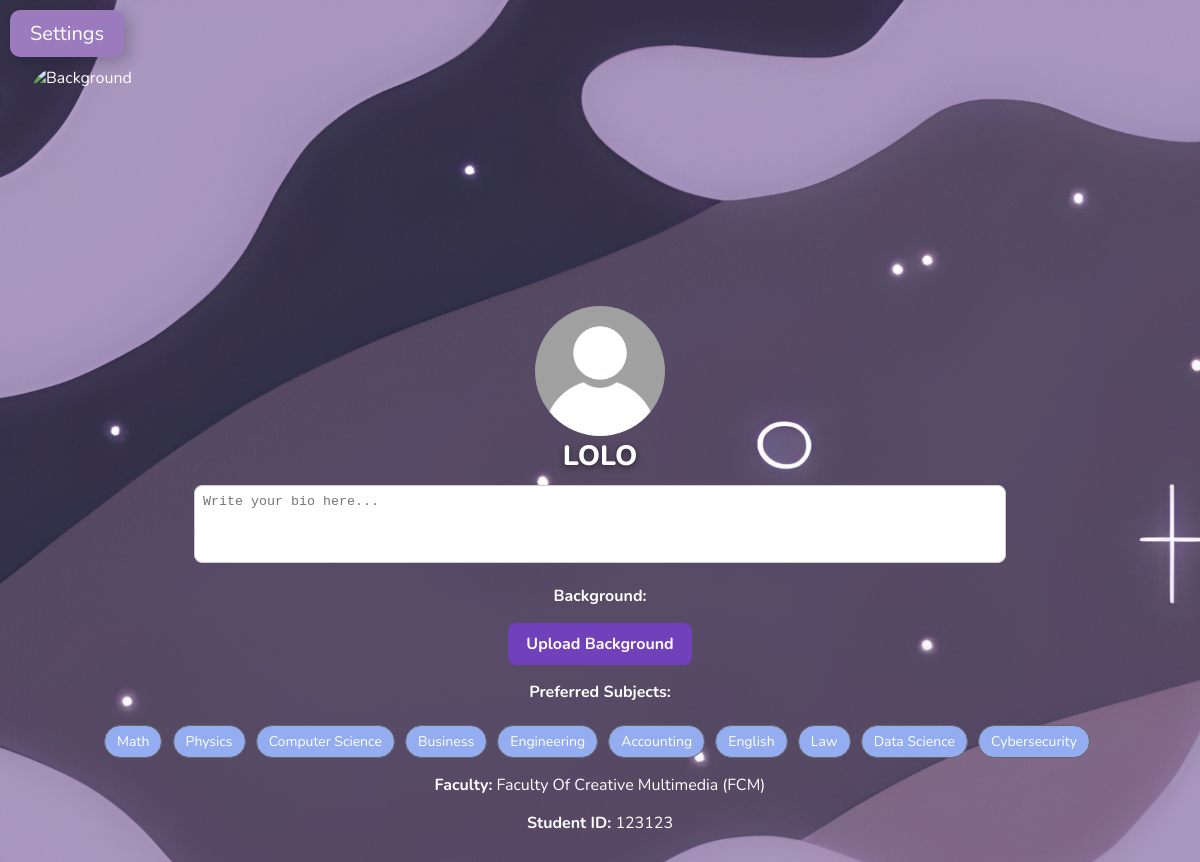
The page /edit_profile/24 (signed in) on the database its author committed.
### app.py (models this page shows)
class User(db.Model):
    id = db.Column(db.Integer, primary_key=True)
    username = db.Column(db.String(100), unique=True, nullable=False)
    password = db.Column(db.String(300), nullable=False)
    faculty = db.Column(db.String(100), nullable=False)
    student_id = db.Column(db.String(100), unique=True, nullable=False)
    user_email = db.Column(db.String(100), unique=True, nullable=False)
    mmu_email = db.Column(db.String(100), unique=True, nullable=True)
    bio = db.Column(db.Text, nullable=True)
    avatar = db.Column(db.String(300), nullable=True)
    background = db.Column(db.String(300), nullable=True)
    preferred_subjects = db.Column(db.String(100), nullable=True)
    verified = db.Column(db.Boolean, default=False)
    status = db.Column(db.String(20), default='active')
    created_at = db.Column(db.DateTime, default=datetime.utcnow)
    admin = db.Column(db.Boolean, default=False)
    mmu_email_updated_at = db.Column(db.DateTime, nullable=True)

### app.py (the view, shortened to what this page needs)
@app.route("/edit_profile/<int:user_id>", methods=["GET", "POST"])
def edit_profile(user_id):
    user = User.query.get(user_id)
    if not user:
        return "User not found", 404
    if "user_id" not in session:
        return redirect(url_for("login"))
    if session["user_id"] != user_id and not session.get("is_admin"):
        abort(403)
    avatar = user.avatar or "img/default_avatar.jpg"
    background = user.background or "default_bg.jpg"
    bio = user.bio or ""
    error = None
    if is_mmu_email(user.mmu_email):
        email_editable = False #false means that email cannot be edited
    else:
        email_editable = True
    return render_template(
        "edit_profile.html",
        user=user,
        avatar=avatar,
        background=background,
        bio=user.bio,
        error=error,
        email_editable=email_editable
    )

### app.py (called while the page is built)
def is_mmu_email(email):
    if not email:
        return False
    return email.endswith("@mmu.edu.my") or email.endswith("@student.mmu.edu.my")

### templates/edit_profile.html (shortened to what this page needs)
<!DOCTYPE html>
<html>
<head>
    <link rel="stylesheet" href="{{ url_for('static', filename='Style.css') }}">
</head>
<body>
    <label for="menu-toggle" class="openbtn">Settings</label>
    <div class="profile-cover">
        <img src="{{ url_for('static', filename=background) }}" alt="Background" class="profile-background">
        <div class="profile-avatar">
            <form method="POST" enctype="multipart/form-data" id="avatar-form">
                <label for="avatar-upload">
                    <img src="{{ url_for('static', filename=avatar) }}" alt="Avatar">
                </label>
            </form>
        </div>
    </div>
    <div class="profile-info">
        <h1>{{ user.username }}</h1>
        <form method="POST" enctype="multipart/form-data">
            <textarea name="bio" rows="4" placeholder="Write your bio here...">{{ bio or '' }}</textarea>
            <p><strong>Background:</strong></p>
            <label for="background-upload" class="custom-file-upload">
                Upload Background
            </label>
            <p><strong>Preferred Subjects:</strong></p>
            <div class="multi-select">
                {% set all_subjects = ["Math", "Physics", "Computer Science", "Business", "Engineering", "Accounting", "English", "Law", "Data Science", "Cybersecurity"] %}
                {% for subject in all_subjects %}
                    <label for="subject-{{ loop.index }}">{{ subject }}</label>
                {% endfor %}
            </div>
            <p><strong>Faculty:</strong> {{ user.faculty }}</p>
            <p><strong>Student ID:</strong> {{ user.student_id }}</p>
        </form>
    </div>
</body>
</html>

### static/Style.css (style rules this page uses)
body { font-family: 'Nunito', sans-serif; color: #ffffff; background: #f4f6f8; background-image: url("img/home background.jpg"); background-size: cover; background-repeat: no-repeat; background-position: center center; min-height: 100vh; margin: 0; padding: 0; }
html, body, * { cursor: url("img/cursor.png") 0 0, auto !important; }
a, button, input, select, textarea { cursor: url("img/cursor.png") 0 0, auto !important; }
body { margin: 0; font-family: 'Nunito', sans-serif; }
.openbtn { font-size: 20px; cursor: pointer; background-color: #9b7abe; color: white; padding: 10px 20px; border: none; display: inline-block; margin: 10px; border-radius: 10px; box-shadow: 5px 5px 15px rgba(0,0,0,0.2); }
.profile-cover { width: 100%; height: 300px; position: relative; overflow: visible; }
.profile-background { width: 95%; height: 100%; object-fit: cover; position: absolute; top: 0; left: 0; border-radius: 30px; left: 50%; transform: translateX(-50%); }
.profile-avatar { position: absolute; bottom: -75px; left: 50%; transform: translateX(-50%); z-index: 10; }
.profile-avatar img { width: 130px; height: 130px; border-radius: 50%; object-fit: cover; cursor: pointer; transition: transform 0.2s; }
.profile-info { margin-top: 40px; text-align: center; padding: 20px; border-radius: 12px; max-height: 400px; overflow-y: auto; }
.profile-info h1 { margin: 10px 0; font-size: 28px; font-weight: 800; color: #fff; text-shadow: 0 2px 6px rgba(0,0,0,0.5); }
.profile-info textarea { width: 70%; border-radius: 8px; border: 1px solid #ccc; padding: 8px; resize: none; box-sizing: border-box; }
.multi-select label { justify-content: center; display: inline-block; padding: 6px 12px; margin: 6px 6px 0 0; border: 1px solid #666; border-radius: 20px; cursor: pointer; user-select: none; background: #93adf0; transition: all 0.2s ease-in-out; font-size: 14px; }
.custom-file-upload { display: inline-block; padding: 10px 18px; border-radius: 8px; background: #7041ba; color: #fff; font-weight: bold; cursor: pointer; transition: background 0.2s; }

### rows shown on the page
User: username "LOLO", faculty "Faculty Of Creative Multimedia (FCM)", student_id "123123"

### other values the page prints
{{ subject }} "Math" "Physics" "Computer Science" "Business" "Engineering" "Accounting" "English" "Law" "Data Science" "Cybersecurity"
